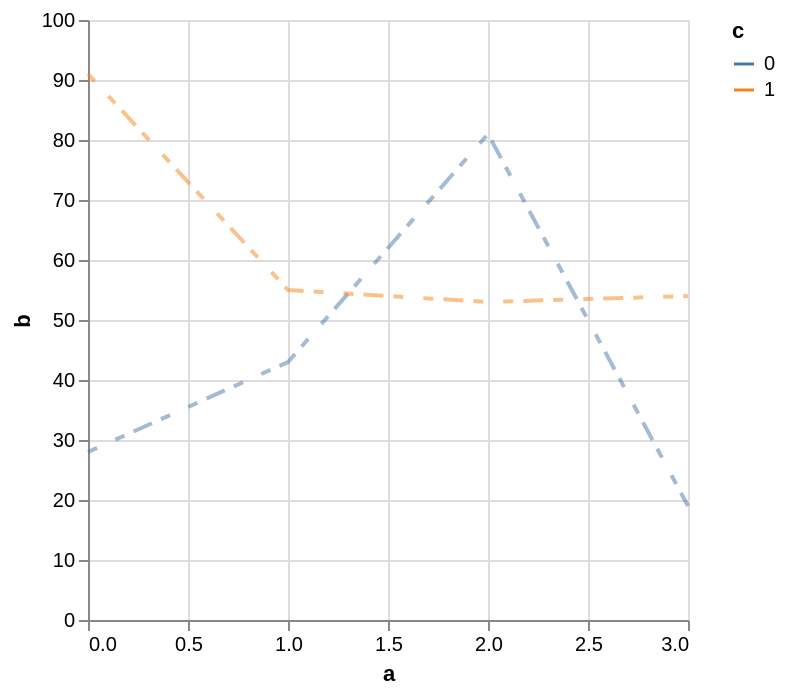

Express this chart as Vega-Lite.
### Vega-Lite specification from a JSON file in a GitHub repository (floating-point values rounded to 4 significant figures)
{"$schema": "https://vega.github.io/schema/vega-lite/v5.json", "data": {"values": [{"A": 0, "B": 28, "C": 0}, {"A": 0, "B": 91, "C": 1}, {"A": 1, "B": 43, "C": 0}, {"A": 1, "B": 55, "C": 1}, {"A": 2, "B": 81, "C": 0}, {"A": 2, "B": 53, "C": 1}, {"A": 3, "B": 19, "C": 0}]}, "encoding": {"color": {"field": "c", "type": "nominal"}, "x": {"field": "a", "type": "quantitative"}, "y": {"field": "b", "type": "quantitative"}}, "mark": {"strokeDash": [5, 10, 5], "strokeOpacity": 0.5, "strokeWidth": 2, "type": "line"}, "transform": [{"as": "a", "calculate": "datum.A"}, {"as": "b", "calculate": "datum.B"}, {"as": "c", "calculate": "datum.C"}, {"frame": [-2, 2], "groupby": ["c"], "impute": "b", "key": "a", "method": "mean"}]}
